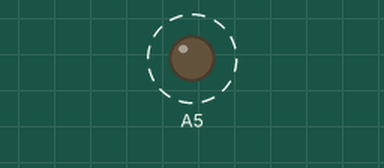
The sketch below on a simulated Arduino Uno, built with avr-gcc and run on an emulated ATmega328P. Shown: output pins drawn as LEDs (lit = HIGH). Dashed ring = blinking.

Above: at 0.2 s.
Timing chart, 0 to 3.0 s (numbered marks = the images above):
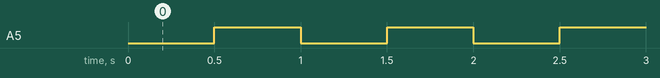

Measured:
- by itself, A5: alternates HIGH for 0.50 s and LOW for 0.50 s

The sketch:

test_relay.ino
```cpp
void setup() {
  // put your setup code here, to run once:
  pinMode( A5, OUTPUT );
}

void loop() {

  digitalWrite(A5, LOW );
  delay ( 500);
  digitalWrite(A5, HIGH );
  delay ( 500);

}
```
